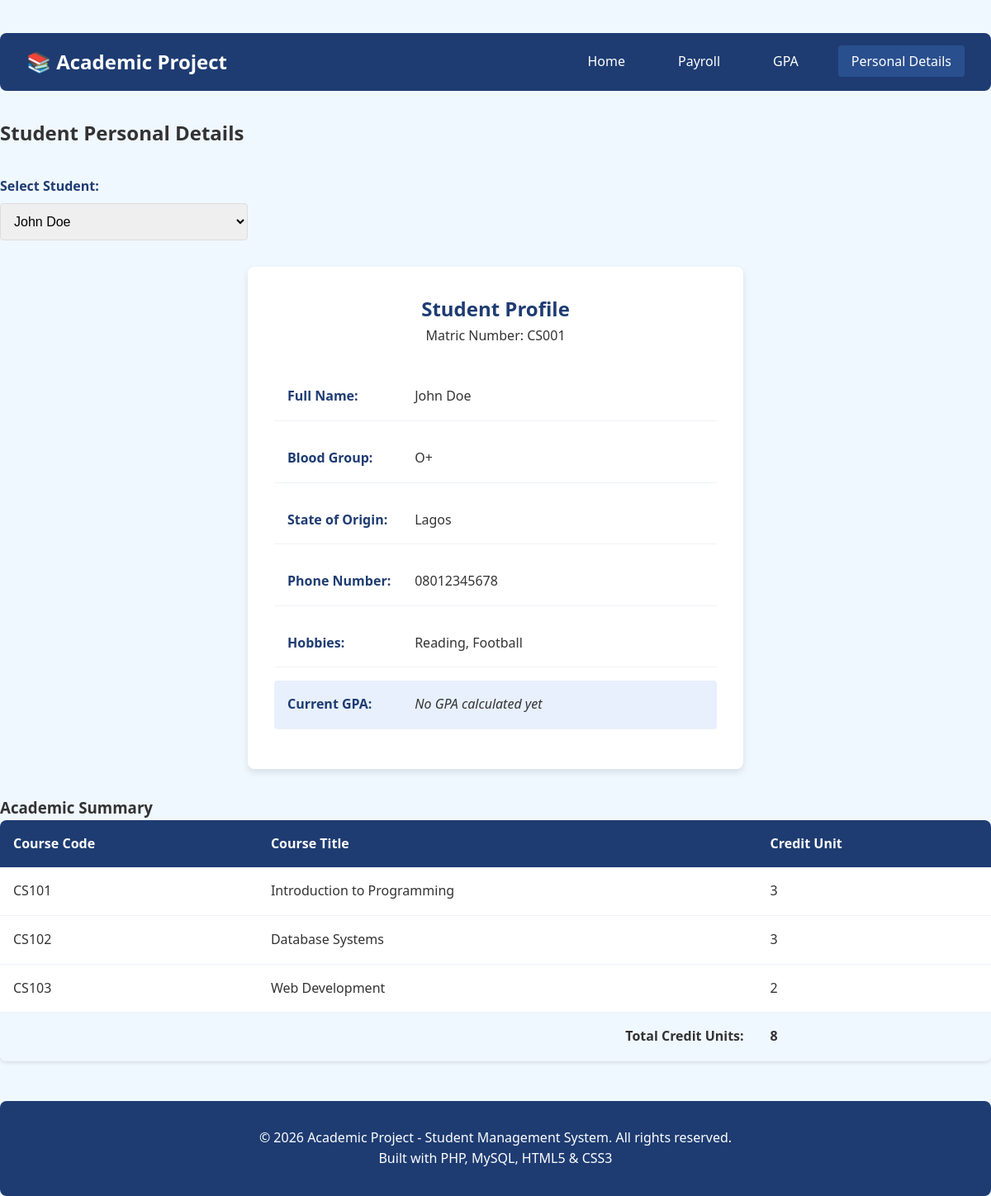
Page /pages/personal_details.php on the earlier database version.
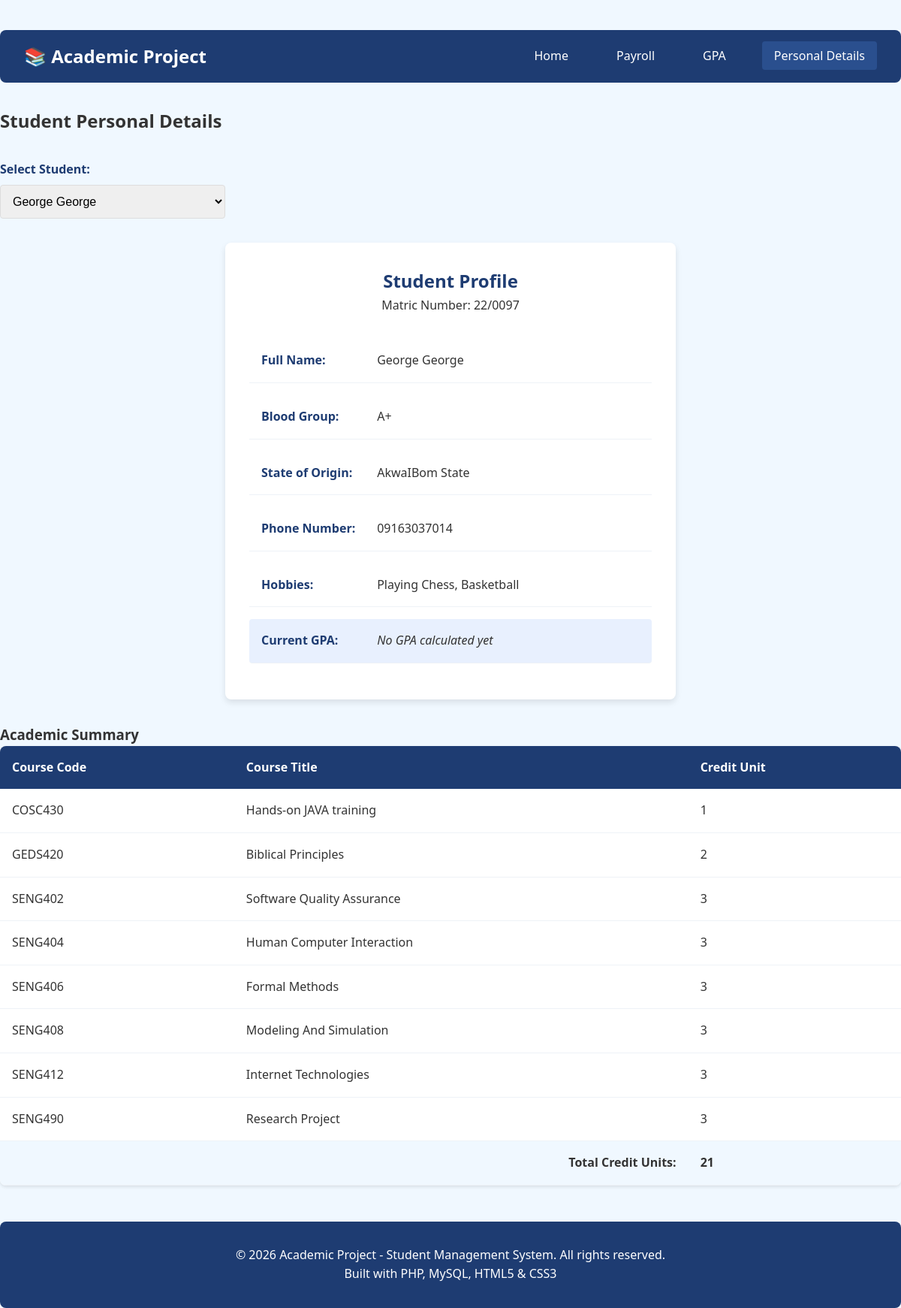
Same page on the later database version.
### tables this page shows
CREATE TABLE students (
    id INT PRIMARY KEY AUTO_INCREMENT,
    matric_number VARCHAR(20) UNIQUE NOT NULL,
    name VARCHAR(100) NOT NULL,
    blood_group VARCHAR(5),
    state_of_origin VARCHAR(50),
    phone VARCHAR(15),
    hobbies TEXT,
    created_at TIMESTAMP DEFAULT CURRENT_TIMESTAMP
);

CREATE TABLE courses (
    id INT PRIMARY KEY AUTO_INCREMENT,
    course_code VARCHAR(10) UNIQUE NOT NULL,
    course_title VARCHAR(100) NOT NULL,
    credit_unit INT NOT NULL
);

### pages/personal_details.php (the view)
<?php
require_once '../config/db.php';
include '../includes/header.php';
include '../includes/navbar.php';
$students_query = "SELECT * FROM students ORDER BY name";
$students_result = mysqli_query($conn, $students_query);
$selected_student_id = isset($_GET['student_id']) ? (int)$_GET['student_id'] : 1;
$student_stmt = mysqli_prepare($conn, "SELECT * FROM students WHERE id = ?");
mysqli_stmt_bind_param($student_stmt, "i", $selected_student_id);
mysqli_stmt_execute($student_stmt);
$student_result = mysqli_stmt_get_result($student_stmt);
$student = mysqli_fetch_assoc($student_result);
$gpa_stmt = mysqli_prepare($conn,
    "SELECT gpa, date_created FROM gpa_records
     WHERE student_id = ?
     ORDER BY date_created DESC LIMIT 1"
);
mysqli_stmt_bind_param($gpa_stmt, "i", $selected_student_id);
mysqli_stmt_execute($gpa_stmt);
$gpa_result = mysqli_stmt_get_result($gpa_stmt);
$gpa_record = mysqli_fetch_assoc($gpa_result);
?>
<div style="margin-bottom: 2rem;">
    <h2>Student Personal Details</h2>
    <form method="GET" action="" style="margin: 2rem 0;">
        <div class="form-group" style="max-width: 300px;">
            <label for="student_id">Select Student:</label>
            <select name="student_id" id="student_id" class="form-control" onchange="this.form.submit()">
                <?php
                mysqli_data_seek($students_result, 0);
                while ($s = mysqli_fetch_assoc($students_result)):
                ?>
                    <option value="<?php echo $s['id']; ?>" <?php echo $s['id'] == $selected_student_id ? 'selected' : ''; ?>>
                        <?php echo htmlspecialchars($s['name']); ?>
                    </option>
                <?php endwhile; ?>
            </select>
        </div>
    </form>
    <?php if ($student): ?>
    <div class="profile-card">
        <div class="profile-header">
            <h2>Student Profile</h2>
            <p>Matric Number: <?php echo htmlspecialchars($student['matric_number']); ?></p>
        </div>
        <div class="profile-info">
            <span class="profile-label">Full Name:</span>
            <?php echo htmlspecialchars($student['name']); ?>
        </div>
        <div class="profile-info">
            <span class="profile-label">Blood Group:</span>
            <?php echo htmlspecialchars($student['blood_group'] ?: 'Not specified'); ?>
        </div>
        <div class="profile-info">
            <span class="profile-label">State of Origin:</span>
            <?php echo htmlspecialchars($student['state_of_origin'] ?: 'Not specified'); ?>
        </div>
        <div class="profile-info">
            <span class="profile-label">Phone Number:</span>
            <?php echo htmlspecialchars($student['phone'] ?: 'Not specified'); ?>
        </div>
        <div class="profile-info">
            <span class="profile-label">Hobbies:</span>
            <?php echo htmlspecialchars($student['hobbies'] ?: 'Not specified'); ?>
        </div>
        <div class="profile-info" style="background: #e8f0fe; border-radius: 4px;">
            <span class="profile-label">Current GPA:</span>
            <?php if ($gpa_record): ?>
                <strong><?php echo number_format($gpa_record['gpa'], 2); ?></strong>
                <small>(as of <?php echo date('Y-m-d', strtotime($gpa_record['date_created'])); ?>)</small>
            <?php else: ?>
                <em>No GPA calculated yet</em>
            <?php endif; ?>
        </div>
    </div>
    <div style="margin-top: 2rem;">
        <h3>Academic Summary</h3>
        <table class="table">
            <thead>
                <tr>
                    <th>Course Code</th>
                    <th>Course Title</th>
                    <th>Credit Unit</th>
                </tr>
            </thead>
            <tbody>
                <?php
                $courses_stmt = mysqli_prepare($conn,
                    "SELECT c.course_code, c.course_title, c.credit_unit
                     FROM courses c
                     JOIN student_courses sc ON c.id = sc.course_id
                     WHERE sc.student_id = ?
                     ORDER BY c.course_code"
                );
                mysqli_stmt_bind_param($courses_stmt, "i", $selected_student_id);
                mysqli_stmt_execute($courses_stmt);
                $courses_result = mysqli_stmt_get_result($courses_stmt);
                $total_credits = 0;
                while ($course = mysqli_fetch_assoc($courses_result)) {
                    echo "<tr>";
                    echo "<td>" . htmlspecialchars($course['course_code']) . "</td>";
                    echo "<td>" . htmlspecialchars($course['course_title']) . "</td>";
                    echo "<td>" . htmlspecialchars($course['credit_unit']) . "</td>";
                    echo "</tr>";
                    $total_credits += $course['credit_unit'];
                }
                ?>
                <tr style="font-weight: bold; background: #f0f8ff;">
                    <td colspan="2" style="text-align: right;">Total Credit Units:</td>
                    <td><?php echo $total_credits; ?></td>
                </tr>
            </tbody>
        </table>
    </div>
    <?php else: ?>
        <div class="alert alert-error">Student not found.</div>
    <?php endif; ?>
</div>
<?php
include '../includes/footer.php';
?>

### includes/header.php (shortened to what this page needs)
<!DOCTYPE html>
<html lang="en">
<head>
    <link rel="stylesheet" href="assets/css/style.css">
</head>
<body>
    <div class="container"></div>

### includes/navbar.php
<nav class="navbar">
    <div class="nav-brand">
        <h2>📚 Academic Project</h2>
    </div>
    <ul class="nav-menu">
        <li><a href="index.php" class="<?php echo basename($_SERVER['PHP_SELF']) == 'index.php' ? 'active' : ''; ?>">Home</a></li>
        <li><a href="pages/payroll.php" class="<?php echo basename($_SERVER['PHP_SELF']) == 'payroll.php' ? 'active' : ''; ?>">Payroll</a></li>
        <li><a href="pages/gpa.php" class="<?php echo basename($_SERVER['PHP_SELF']) == 'gpa.php' ? 'active' : ''; ?>">GPA</a></li>
        <li><a href="pages/personal_details.php" class="<?php echo basename($_SERVER['PHP_SELF']) == 'personal_details.php' ? 'active' : ''; ?>">Personal Details</a></li>
    </ul>
</nav>

### includes/footer.php (shortened to what this page needs)
    <footer class="footer">
        <p>&copy; <?php echo date('Y'); ?> Academic Project - Student Management System. All rights reserved.</p>
        <p>Built with PHP, MySQL, HTML5 & CSS3</p>
    </footer>
</body>
</html>

### assets/css/style.css (style rules this page uses)
* { margin: 0; padding: 0; box-sizing: border-box; }
body { font-family: 'Segoe UI', Tahoma, Geneva, Verdana, sans-serif; background-color: #f0f8ff; color: #333; line-height: 1.6; }
.container { max-width: 1200px; margin: 0 auto; padding: 20px; }
.navbar { background-color: #1e3c72; color: white; padding: 1rem 2rem; border-radius: 8px; margin-bottom: 2rem; display: flex; justify-content: space-between; align-items: center; }
.nav-brand h2 { font-size: 1.5rem; color: white; }
.nav-menu { list-style: none; display: flex; gap: 2rem; }
.nav-menu a { color: white; text-decoration: none; padding: 0.5rem 1rem; border-radius: 4px; transition: background-color 0.3s; }
.nav-menu a:hover, .nav-menu a.active { background-color: #2a4f8e; }
.form-group { margin-bottom: 1.5rem; }
.form-group label { display: block; margin-bottom: 0.5rem; font-weight: bold; color: #1e3c72; }
.form-control { width: 100%; padding: 0.75rem; border: 1px solid #ddd; border-radius: 4px; font-size: 1rem; }
.table { width: 100%; border-collapse: collapse; background: white; border-radius: 8px; overflow: hidden; box-shadow: 0 2px 4px rgba(0, 0, 0, 0.1); }
.table th { background-color: #1e3c72; color: white; padding: 1rem; text-align: left; }
.table td { padding: 1rem; border-bottom: 1px solid #eef2f7; }
.profile-card { background: white; border-radius: 8px; padding: 2rem; box-shadow: 0 4px 8px rgba(0, 0, 0, 0.1); max-width: 600px; margin: 0 auto; }
.profile-header { text-align: center; margin-bottom: 2rem; }
.profile-header h2 { color: #1e3c72; }
.profile-info { margin-bottom: 1rem; padding: 1rem; border-bottom: 1px solid #eef2f7; }
.profile-label { font-weight: bold; color: #1e3c72; display: inline-block; width: 150px; }
.footer { text-align: center; margin-top: 3rem; padding: 2rem; background-color: #1e3c72; color: white; border-radius: 8px; }

Differences in the rows shown:
removed courses: course_code "CS103", course_title "Web Development", credit_unit "2"
changed students: matric_number "CS001" → "22/0097"; name "John Doe" → "George George"; blood_group "O+" → "A+"; state_of_origin "Lagos" → "AkwaIBom State"; phone "08012345678" → "09163037014"; hobbies "Reading, Football" → "Playing Chess, Basketball"
changed courses: course_code "CS102" → "COSC430"; course_title "Database Systems" → "Hands-on JAVA training"; credit_unit "3" → "1"; moves up the list
added courses: course_code "GEDS420", course_title "Biblical Principles", credit_unit "2"
added courses: course_code "SENG402", course_title "Software Quality Assurance", credit_unit "3"
added courses: course_code "SENG404", course_title "Human Computer Interaction", credit_unit "3"
added courses: course_code "SENG406", course_title "Formal Methods", credit_unit "3"
added courses: course_code "SENG408", course_title "Modeling And Simulation", credit_unit "3"
changed courses: course_code "CS101" → "SENG412"; course_title "Introduction to Programming" → "Internet Technologies"
now on this page (row edited): courses: course_code "SENG490", course_title "Research Project", credit_unit "3"
Other differences:
form field student_id: "John Doe" → "George George"
$total_credits: "8" → "21"
